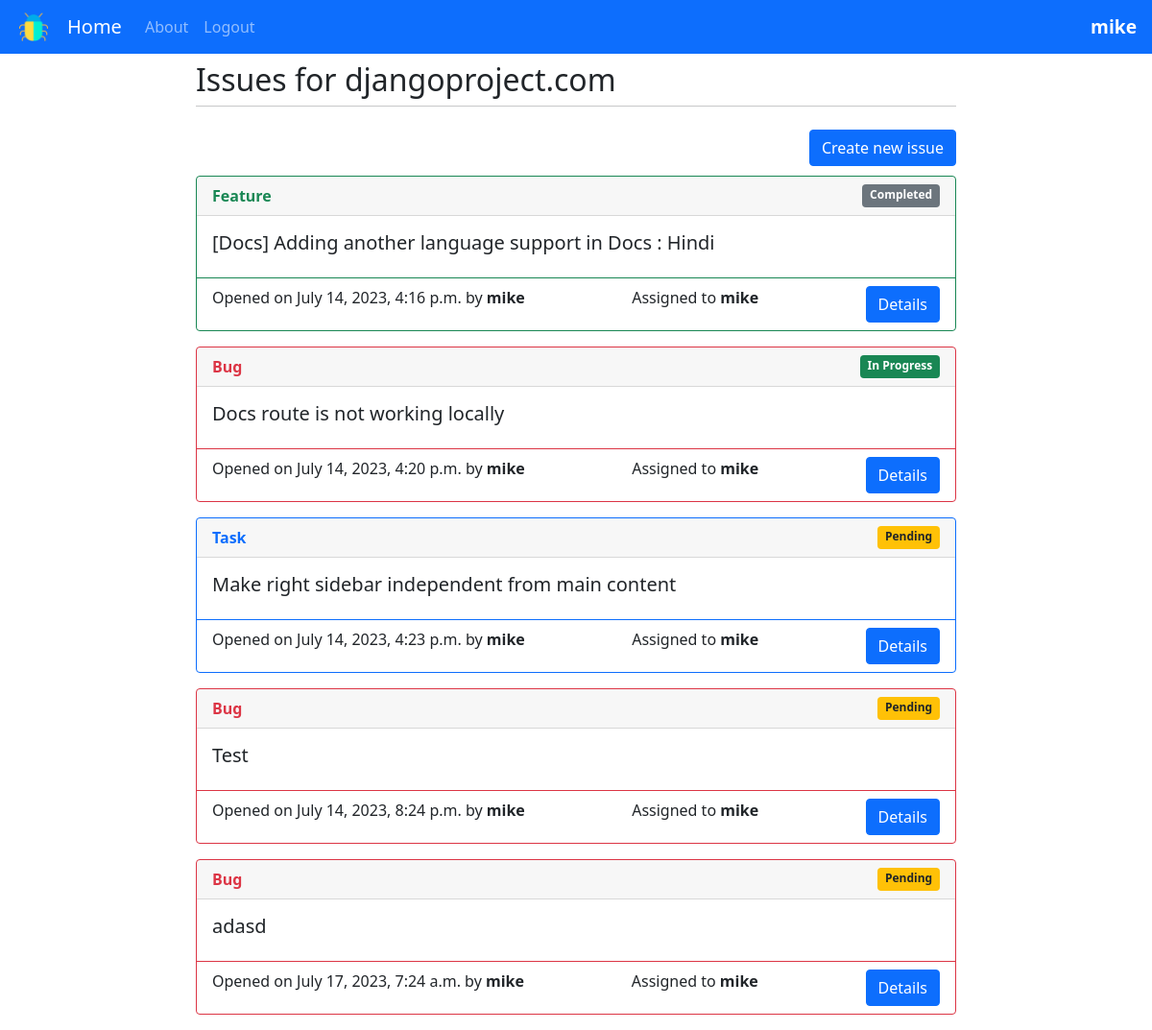
Page /issues/3 (signed in) on the earlier database version.
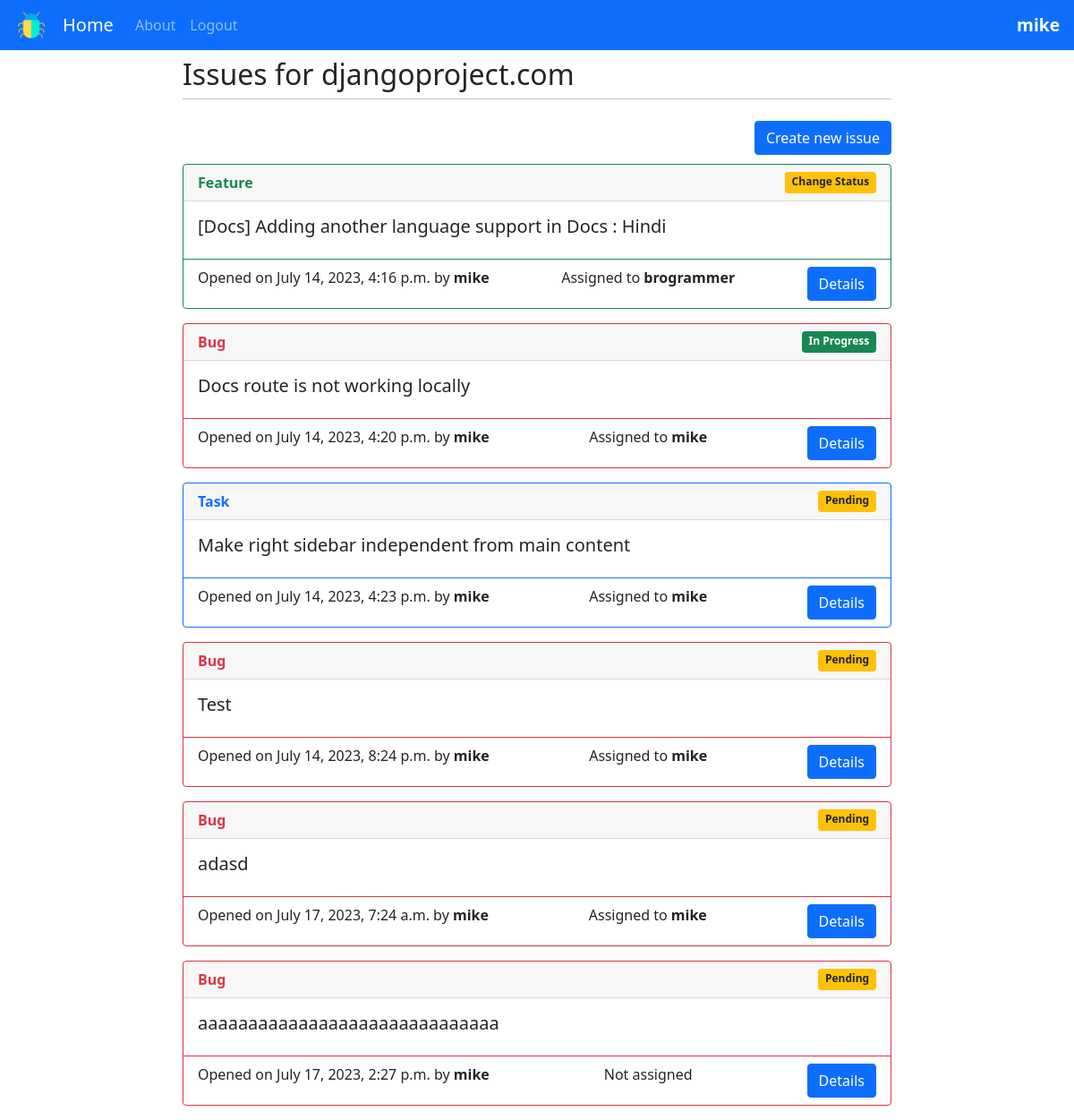
Same page on the later database version.
### main/models.py (models this page shows, shortened)
class Project(models.Model):
    title = models.CharField(max_length=64)
    description = models.CharField(max_length=256)

class Issue(models.Model):
    title = models.CharField(max_length=64)
    description = models.CharField(max_length=256)
    date_created = models.DateTimeField("date created")
    STATUS = [
        ("P", "Pending"),
        ("I", "In Progress"),
        ("C", "Completed"),
    ]
    status = models.CharField(max_length=1, choices=STATUS)
    TYPE = [
        ("B", "Bug"),
        ("F", "Feature"),
        ("T", "Task"),
    ]
    type = models.CharField(max_length=1, choices=TYPE)
    project = models.ForeignKey(Project, on_delete=models.CASCADE)
    created_by = models.ForeignKey(User, related_name='created_by', on_delete=models.DO_NOTHING)
    assigned_to = models.ForeignKey(User, related_name='assigned_to', on_delete=models.DO_NOTHING, null=True)

### main/views.py (the view)
# urls.py: path('issues/<int:project_id>', views.issues, name='issues'),
def issues(request, project_id):
    if not request.user.is_authenticated:
        return HttpResponseRedirect('/login')
    project = Project.objects.get(id=project_id)
    return render(request, "main/issues.html", {"project":project})

### main/templates/main/issues.html (shortened to what this page needs)
{% extends 'main/base.html' %}
{% block content %}
<div style="display: flex; justify-content: space-between;">
    <h2 class="mt-2">Issues for {{project.title}}</h2>
</div>
<hr class="mt-0 mb-4">
<div style="display: flex; justify-content: space-between; margin-bottom: 10px">
    <a class="btn btn-primary" href="/create_issue/{{project.id}}" role="button">Create new issue</a>
</div>
{% for issue in project.issue_set.all %}
{% if issue.type == 'B' %}
<div class="card border-danger mb-3">
    <div class="card-header text-danger" style="display: flex; justify-content: space-between;">
        <b>{{issue.get_type_display}}</b>
        {%if issue.status == 'C'%}
        <span class="badge bg-secondary">{{issue.get_status_display}}</span>
        {% elif issue.status == 'I'%}
        <span class="badge bg-success">{{issue.get_status_display}}</span>
        {% else %}
        <span class="badge bg-warning text-dark">{{issue.get_status_display}}</span>
        {%endif%}
    </div>
    <div class="card-body ">
        <h5 class="card-title">{{issue.title}}</h5>
    </div>
    <div class="card-footer bg-transparent border-danger" style="display: flex; justify-content: space-between;">
        <span> Opened on {{issue.date_created}} by <b>{{issue.created_by}}</b></span>
        {%if issue.assigned_to%}
        <span> Assigned to <b>{{issue.assigned_to}}</b></span>
        {% else %}
        <span> Not assigned</span>
        {% endif %}
        <a href="/issue/{{issue.id}}" class="btn btn-primary">Details</a>
    </div>
</div>
{% elif issue.type == 'F'%}
<div class="card border-success mb-3">
    <div class="card-header text-success" style="display: flex; justify-content: space-between;">
        <b>{{issue.get_type_display}}</b>
        {%if issue.status == 'C'%}
        <span class="badge bg-secondary">{{issue.get_status_display}}</span>
        {% elif issue.status == 'I'%}
        <span class="badge bg-success">{{issue.get_status_display}}</span>
        {% else %}
        <span class="badge bg-warning text-dark">{{issue.get_status_display}}</span>
        {% endif %}
    </div>
    <div class="card-body ">
        <h5 class="card-title">{{issue.title}}</h5>
    </div>
    <div class="card-footer bg-transparent border-success" style="display: flex; justify-content: space-between;">
        <span> Opened on {{issue.date_created}} by <b>{{issue.created_by}}</b></span>
        {%if issue.assigned_to%}
        <span> Assigned to <b>{{issue.assigned_to}}</b></span>
        {% else %}
        <span> Not assigned</span>
        {% endif %}
        <a href="/issue/{{issue.id}}" class="btn btn-primary">Details</a>
    </div>
</div>
{%else%}
<div class="card border-primary mb-3">
    <div class="card-header text-primary" style="display: flex; justify-content: space-between;">
        <b>{{issue.get_type_display}}</b>
        {%if issue.status == 'C'%}
        <span class="badge bg-secondary">{{issue.get_status_display}}</span>
        {% elif issue.status == 'I'%}
        <span class="badge bg-success">{{issue.get_status_display}}</span>
        {% else %}
        <span class="badge bg-warning text-dark">{{issue.get_status_display}}</span>
        {%endif%}
    </div>
    <div class="card-body">
        <h5 class="card-title">{{issue.title}}</h5>
    </div>
    <div class="card-footer bg-transparent border-primary" style="display: flex; justify-content: space-between;">
        <span> Opened on {{issue.date_created}} by <b>{{issue.created_by}}</b></span>
        {%if issue.assigned_to%}
        <span> Assigned to <b>{{issue.assigned_to}}</b></span>
        {% else %}
        <span> Not assigned</span>
        {% endif %}
        <a href="/issue/{{issue.id}}" class="btn btn-primary">Details</a>
    </div>
</div>
{%endif%}
{% endfor %}
{% endblock %}

### main/templates/main/base.html (shortened to what this page needs)
<!doctype html>
<html>
<head>
    <link href="https://cdn.jsdelivr.net/npm/bootstrap@5.0.2/dist/css/bootstrap.min.css" rel="stylesheet"
>
</head>
<body>
    <nav class="navbar navbar-expand-lg navbar-dark bg-primary">
        {% load static %}
        <img src="{% static 'main/bug.png' %}" alt="My image"
            style="max-width: 70px; padding-left: 20px; padding-right: 20px;">
        <a class="navbar-brand" href="/">Home</a>
        <div class="collapse navbar-collapse" id="navbarNav">
            <ul class="navbar-nav">
                <li class="nav-item">
                    <a class="nav-link" href="/">About </a>
                </li>
                {% if user.is_authenticated %}
                <li class="nav-item">
                    <a class="nav-link" href="/logout">Logout</a>
                </li>
                {% endif %}
            </ul>
        </div>
        {% if user.is_authenticated %}
        <div style="color: #fff; padding-right: 16px; font-size: larger; font-weight: bold;">{{user}}</div>
        {% endif %}
    </nav>
    <div id="content" , name="content" , class="main">
        <div class="row justify-content-center">
            <div class="col-8">
                {% block content %}
                {% endblock %}
            </div>
        </div>
    </div>
</body>
</html>

Differences in the rows shown:
changed Issue "[Docs] Adding another language support in Docs : Hindi": assigned_to "mike" → "brogrammer"; status "Completed" → "Change Status"
added Issue: type "Bug", status "Pending", title "aaaaaaaaaaaaaaaaaaaaaaaaaaaaaa", date_created "July 17, 2023, 2:27 p.m.", created_by "mike", shows "Not assigned"
